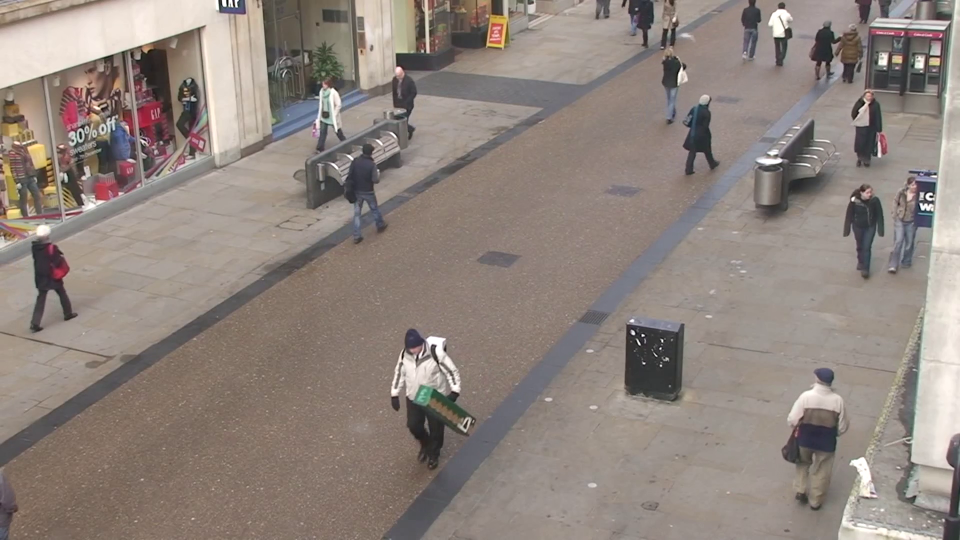
#> input picture frame 10 of optical flow approximation/data/input.mp4, 1920 x 1080 px (shown at 1/2 size)
$ jupyter execute 'Gunner Farneback_optical Dense.ipynb'
#> lines starting #> are read from the running program, lines starting #| are printed output that depends on the picture
[cell 1]
import cv2
import numpy as np
cap = cv2.VideoCapture('./data/input.mp4')
ret, frame1 = cap.read()
#> frame1 is the input picture: shape (1080, 1920, 3); mean B, G, R 125.4, 132.2, 143.2
prvs = cv2.cvtColor(frame1,cv2.COLOR_BGR2GRAY)
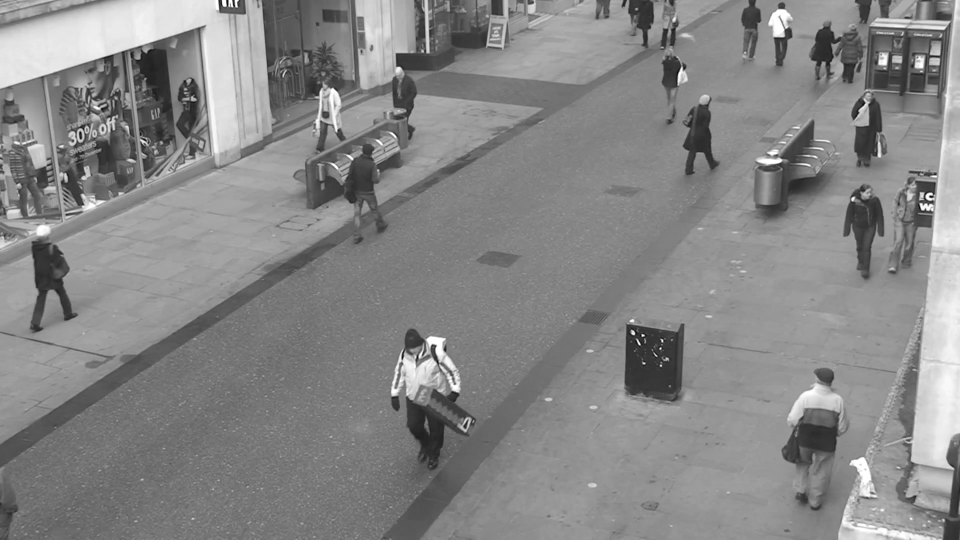
#> prvs: shape (1080, 1920) (shown at 1/2 size); min 0, max 255, mean 134.6
hsv = np.zeros_like(frame1)
hsv[...,1] = 255
while(1):
    ret, frame2 = cap.read()
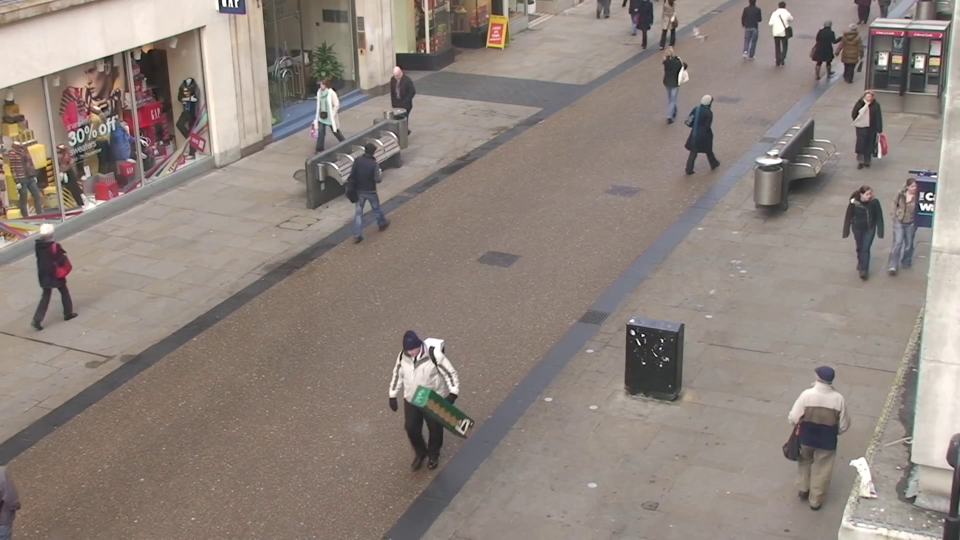
#> input picture frame 11 of optical flow approximation/data/input.mp4, 1920 x 1080 px (shown at 1/2 size)
#> frame2 is the input picture: shape (1080, 1920, 3); mean B, G, R 125.5, 132.2, 143.4
    next = cv2.cvtColor(frame2,cv2.COLOR_BGR2GRAY)
    flow = cv2.calcOpticalFlowFarneback(prvs,next, None, 0.5, 3, 15, 3, 5, 1.2, 0)
    mag, ang = cv2.cartToPolar(flow[...,0], flow[...,1])
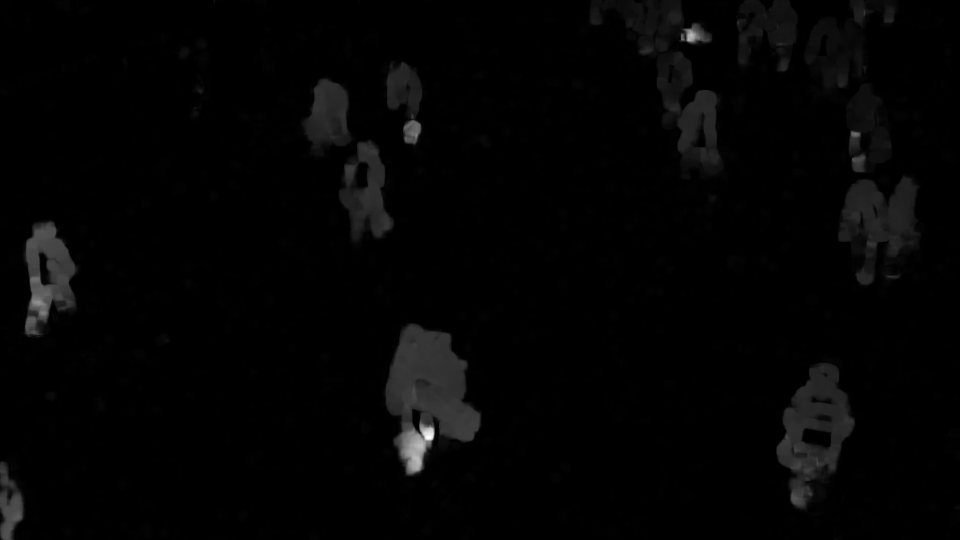
#> mag: shape (1080, 1920) float32 (shown at 1/2 size); min 8.28e-15, max 24.86, mean 0.4; drawn with min black and max white
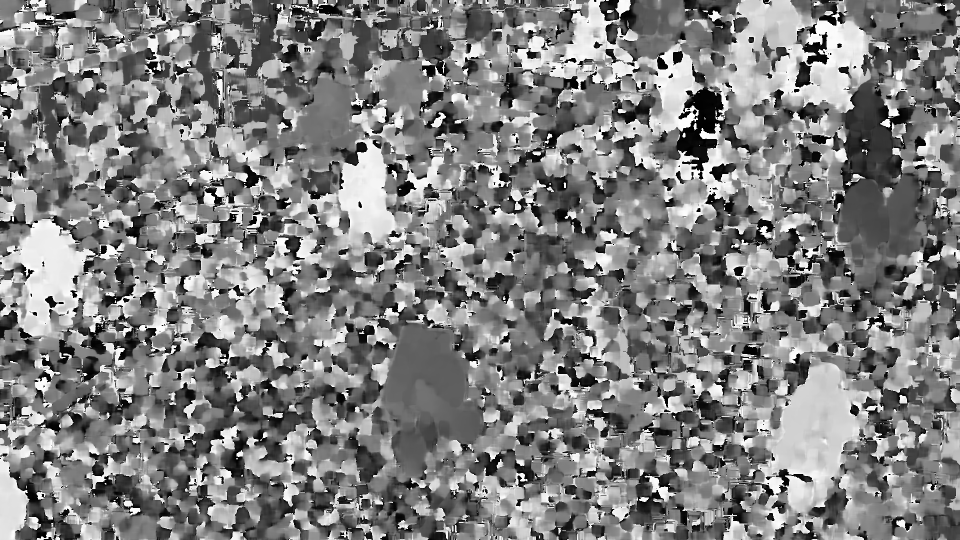
#> ang: shape (1080, 1920) float32 (shown at 1/2 size); min 4.71e-06, max 6.28, mean 3.17; drawn with min black and max white
    hsv[...,0] = ang*180/np.pi/2
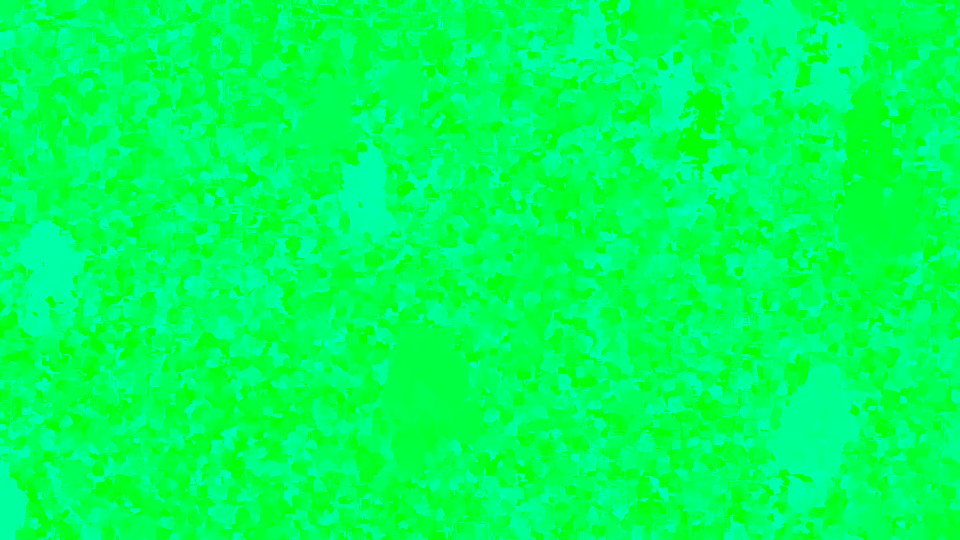
#> hsv: shape (1080, 1920, 3) (shown at 1/2 size); mean of channels 0, 1, 2 90.4, 255, 0; drawn as B, G, R
    hsv[...,2] = cv2.normalize(mag,None,0,255,cv2.NORM_MINMAX)
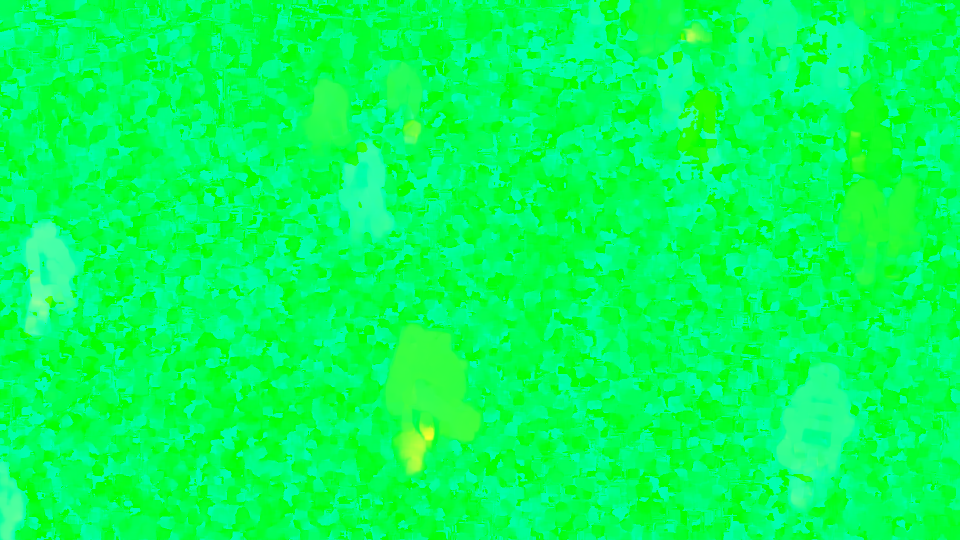
#> hsv: shape (1080, 1920, 3) (shown at 1/2 size); mean of channels 0, 1, 2 90.4, 255, 4; drawn as B, G, R
    rgb = cv2.cvtColor(hsv,cv2.COLOR_HSV2BGR)
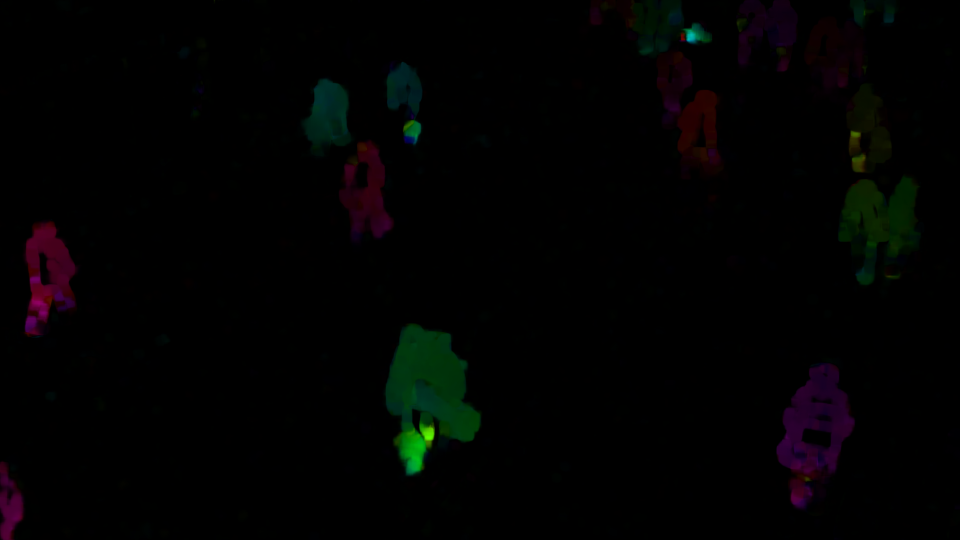
#> rgb: shape (1080, 1920, 3) (shown at 1/2 size); mean B, G, R 1.7, 2.1, 1.9
    cv2.imshow('frame2',rgb)
    k = cv2.waitKey(30) & 0xff
#> (key Esc is pressed here)
    if k == 27:
        break
    elif k == ord('s'):
        cv2.imwrite('opticalfb.png',frame2)
        cv2.imwrite('opticalhsv.png',rgb)
    prvs = next
cap.release()
cv2.destroyAllWindows()

$ run again, starting later in the video
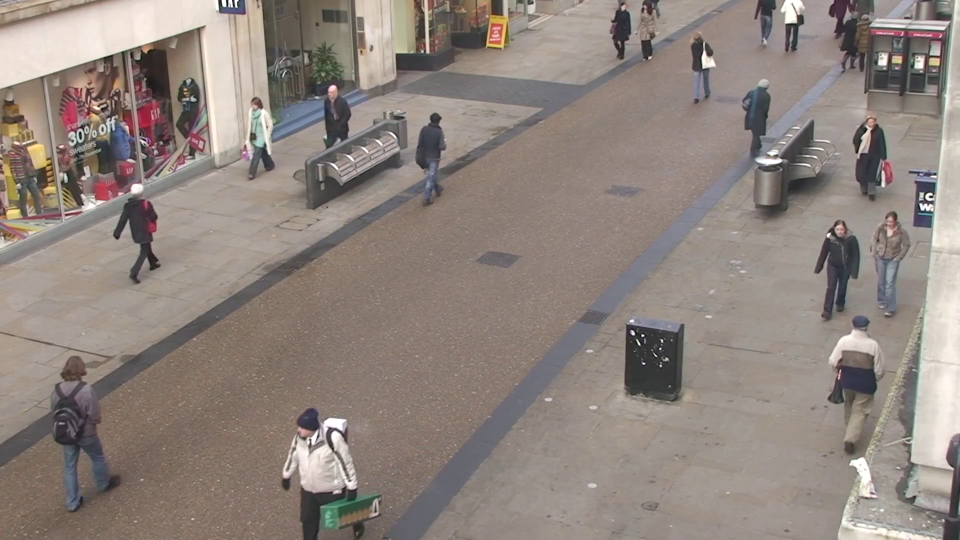
#> input picture frame 47 of optical flow approximation/data/input.mp4, 1920 x 1080 px (shown at 1/2 size)
#> frame1 is the input picture: shape (1080, 1920, 3); mean B, G, R 125.9, 132.4, 143.4
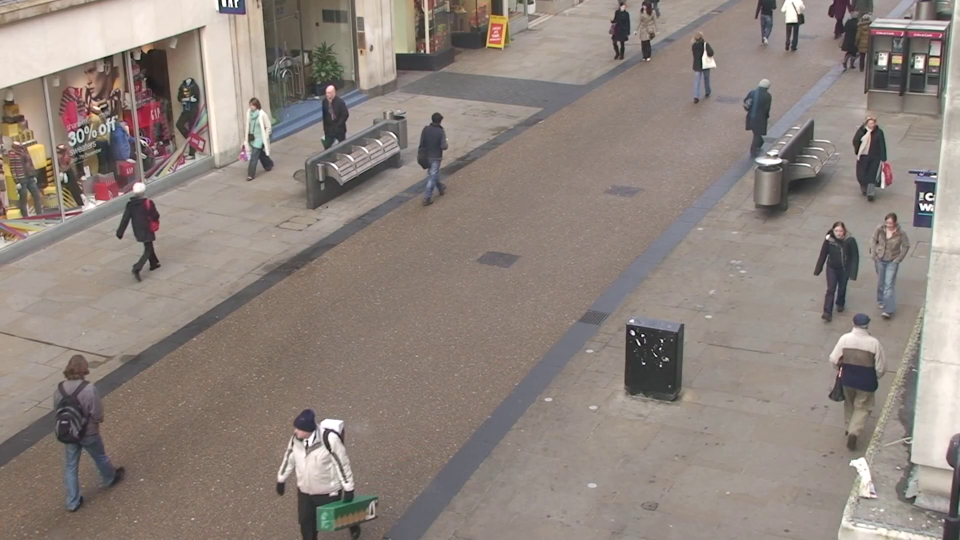
#> input picture frame 48 of optical flow approximation/data/input.mp4, 1920 x 1080 px (shown at 1/2 size)
#> frame2 is the input picture: shape (1080, 1920, 3); mean B, G, R 125.6, 132.3, 143.1
#> `rgb = cv2.cvtColor(hsv,cv2.COLOR_HSV2BGR)`:
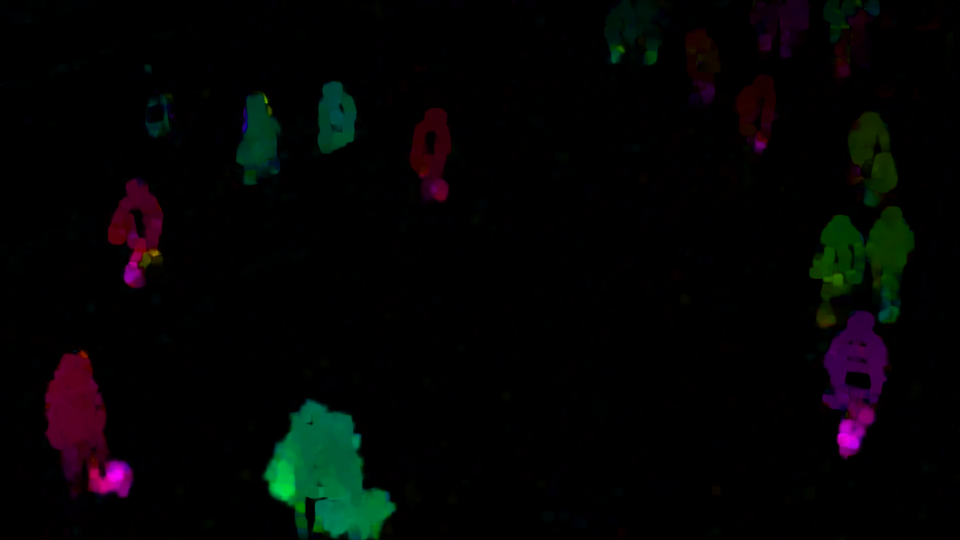
#> rgb: shape (1080, 1920, 3) (shown at 1/2 size); mean B, G, R 4, 4.1, 3.6
